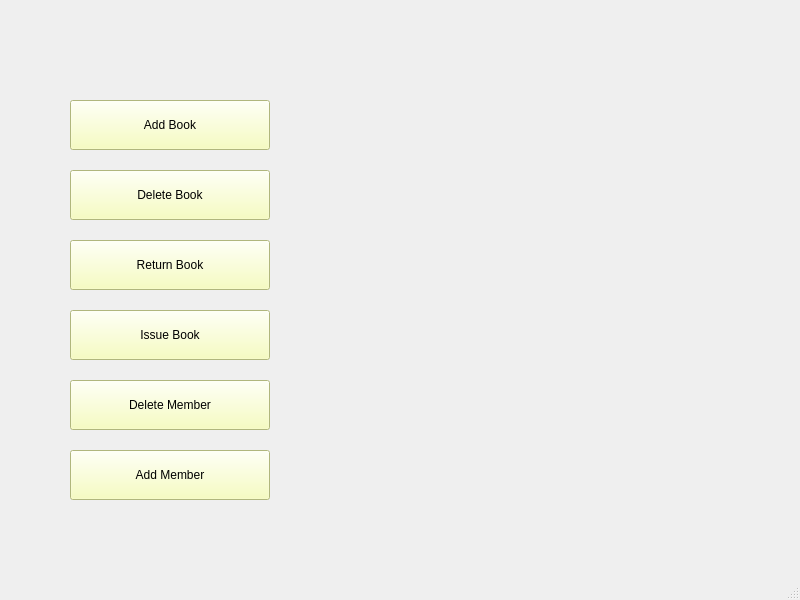
<?xml version="1.0" encoding="UTF-8"?>
<ui version="4.0">
 <class>dashboard</class>
 <widget class="QMainWindow" name="dashboard">
  <property name="geometry">
   <rect>
    <x>0</x>
    <y>0</y>
    <width>800</width>
    <height>600</height>
   </rect>
  </property>
  <property name="windowTitle">
   <string>MainWindow</string>
  </property>
  <widget class="QWidget" name="centralwidget">
   <layout class="QGridLayout" name="gridLayout">
    <item row="0" column="0">
     <widget class="QLabel" name="label">
      <property name="text">
       <string/>
      </property>
      <property name="pixmap">
       <pixmap>../../discuss/61897a35583a9b51db018d3e_MartinPublicSeating-97560-Importance-School-Library-blogbanner1.jpg</pixmap>
      </property>
     </widget>
    </item>
   </layout>
   <widget class="QPushButton" name="pushButton_4">
    <property name="geometry">
     <rect>
      <x>70</x>
      <y>170</y>
      <width>200</width>
      <height>50</height>
     </rect>
    </property>
    <property name="styleSheet">
     <string notr="true">QPushButton{
	background-color: rgb(247, 255, 175);
	color: rgb(0, 0, 0);
	font: 700 14pt &quot;Segoe UI&quot;;
}</string>
    </property>
    <property name="text">
     <string>Delete Book</string>
    </property>
   </widget>
   <widget class="QPushButton" name="pushButton_3">
    <property name="geometry">
     <rect>
      <x>70</x>
      <y>240</y>
      <width>200</width>
      <height>50</height>
     </rect>
    </property>
    <property name="styleSheet">
     <string notr="true">QPushButton{
	background-color: rgb(247, 255, 175);
	color: rgb(0, 0, 0);
	font: 700 14pt &quot;Segoe UI&quot;;
}</string>
    </property>
    <property name="text">
     <string>Return Book</string>
    </property>
   </widget>
   <widget class="QPushButton" name="pushButton_2">
    <property name="geometry">
     <rect>
      <x>70</x>
      <y>310</y>
      <width>200</width>
      <height>50</height>
     </rect>
    </property>
    <property name="styleSheet">
     <string notr="true">QPushButton{
	background-color: rgb(247, 255, 175);
	color: rgb(0, 0, 0);
	font: 700 14pt &quot;Segoe UI&quot;;
}
</string>
    </property>
    <property name="text">
     <string>Issue Book</string>
    </property>
   </widget>
   <widget class="QPushButton" name="pushButton_7">
    <property name="geometry">
     <rect>
      <x>70</x>
      <y>450</y>
      <width>200</width>
      <height>50</height>
     </rect>
    </property>
    <property name="styleSheet">
     <string notr="true">QPushButton{
	background-color: rgb(247, 255, 175);
	color: rgb(0, 0, 0);
	font: 700 14pt &quot;Segoe UI&quot;;
}
</string>
    </property>
    <property name="text">
     <string>Add Member</string>
    </property>
   </widget>
   <widget class="QPushButton" name="pushButton_6">
    <property name="geometry">
     <rect>
      <x>70</x>
      <y>380</y>
      <width>200</width>
      <height>50</height>
     </rect>
    </property>
    <property name="styleSheet">
     <string notr="true">QPushButton{
	background-color: rgb(247, 255, 175);
	color: rgb(0, 0, 0);
	font: 700 14pt &quot;Segoe UI&quot;;
}
</string>
    </property>
    <property name="text">
     <string>Delete Member</string>
    </property>
   </widget>
   <widget class="QPushButton" name="pushButton">
    <property name="geometry">
     <rect>
      <x>70</x>
      <y>100</y>
      <width>200</width>
      <height>50</height>
     </rect>
    </property>
    <property name="sizePolicy">
     <sizepolicy hsizetype="Minimum" vsizetype="Fixed">
      <horstretch>100</horstretch>
      <verstretch>80</verstretch>
     </sizepolicy>
    </property>
    <property name="styleSheet">
     <string notr="true">QPushButton{
	
	background-color: rgb(247, 255, 175);
	color: rgb(0, 0, 0);
	font: 700 14pt &quot;Segoe UI&quot;;
}</string>
    </property>
    <property name="text">
     <string>Add Book</string>
    </property>
   </widget>
   <zorder>formLayoutWidget</zorder>
   <zorder>formLayoutWidget</zorder>
   <zorder>gridLayoutWidget</zorder>
   <zorder>formLayoutWidget</zorder>
   <zorder>label</zorder>
   <zorder>pushButton_4</zorder>
   <zorder>pushButton_3</zorder>
   <zorder>pushButton_2</zorder>
   <zorder>pushButton_7</zorder>
   <zorder>pushButton_6</zorder>
   <zorder>pushButton</zorder>
  </widget>
  <widget class="QMenuBar" name="menubar">
   <property name="geometry">
    <rect>
     <x>0</x>
     <y>0</y>
     <width>800</width>
     <height>21</height>
    </rect>
   </property>
  </widget>
  <widget class="QStatusBar" name="statusbar"/>
 </widget>
 <tabstops>
  <tabstop>pushButton_2</tabstop>
  <tabstop>pushButton_4</tabstop>
  <tabstop>pushButton</tabstop>
  <tabstop>pushButton_3</tabstop>
  <tabstop>pushButton_6</tabstop>
  <tabstop>pushButton_7</tabstop>
 </tabstops>
 <resources/>
 <connections/>
</ui>
